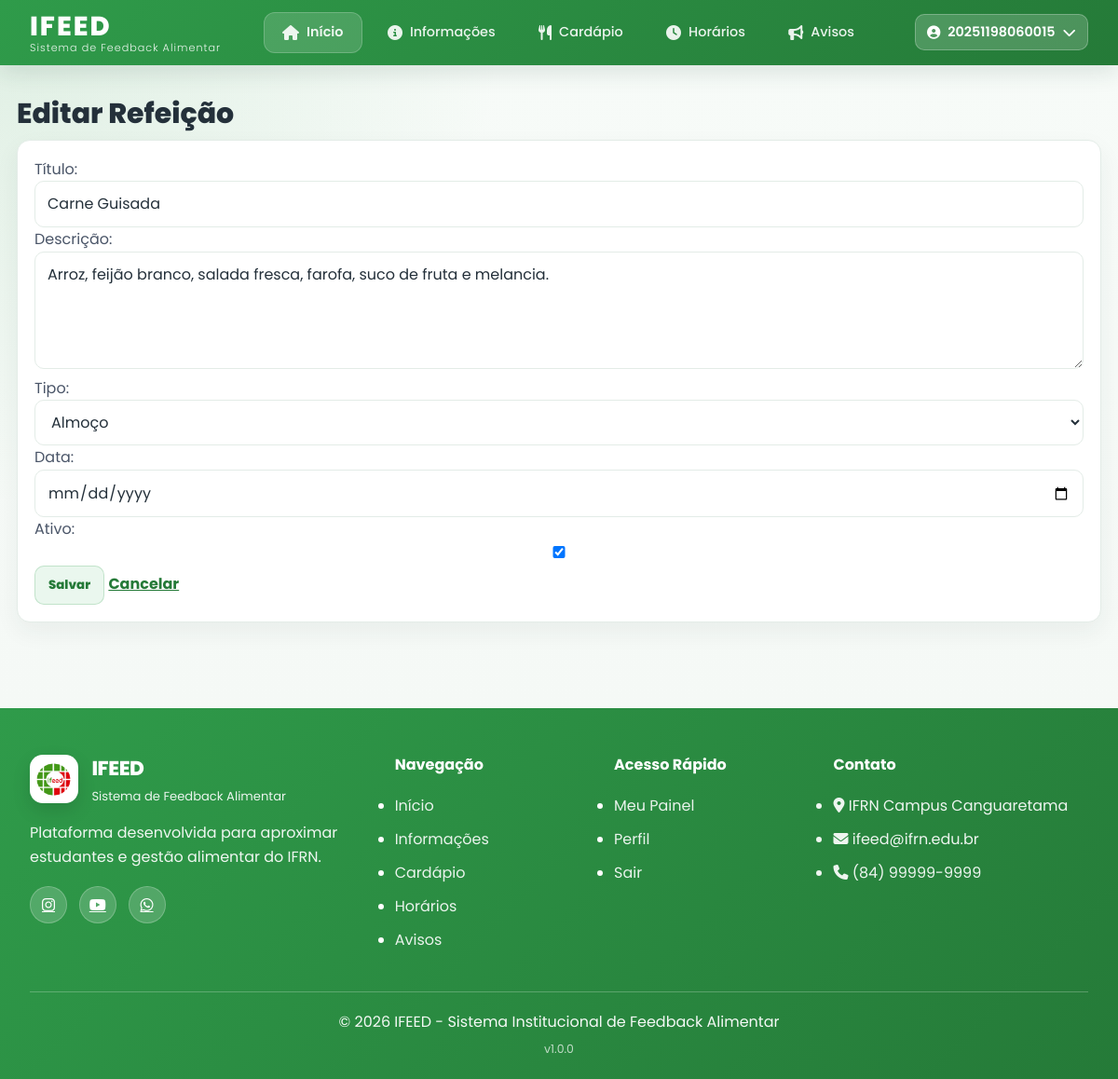
Screenshot of /admin-ifeed/refeicoes/702/editar/ (signed in) with the database file from the repository.
### core/models.py (models this page shows, shortened)
class Usuario(AbstractUser):
    TIPO_CHOICES = [
        ('ALUNO', 'Aluno'),
        ('ADMIN', 'Administrador'),
    ]
    matricula = models.CharField('Matrícula', max_length=20, primary_key=True)
    nome_completo = models.CharField('Nome Completo', max_length=150)
    curso = models.CharField('Curso', max_length=100)
    turma = models.CharField('Turma', max_length=50)
    tipo_usuario = models.CharField('Tipo de Usuário', max_length=10, choices=TIPO_CHOICES, default='ALUNO')
    groups = models.ManyToManyField(
        'auth.Group',
        blank=True,
        related_name='usuario_set_custom'
    )
    user_permissions = models.ManyToManyField(
        'auth.Permission',
        blank=True,
        related_name='usuario_permissions_set_custom'
    )
    USERNAME_FIELD = 'matricula'
    REQUIRED_FIELDS = ['nome_completo', 'email']
    class Meta:
        verbose_name = 'Usuário'
        verbose_name_plural = 'Usuários'
        ordering = ['nome_completo']
    @property
    def is_admin_ifeed(self):
        return self.tipo_usuario == 'ADMIN' or self.is_staff or self.is_superuser

class Refeicao(models.Model):
    TIPO_CHOICES = [
        ('CAFE', 'Café da Manhã'),
        ('ALMOCO', 'Almoço'),
        ('LANCHE', 'Lanche da Tarde'),
        ('JANTAR', 'Jantar'),
        ('CEIA', 'Ceia'),
    ]
    titulo = models.CharField('Título', max_length=160)
    descricao = models.TextField('Descrição')
    tipo = models.CharField('Tipo', max_length=20, choices=TIPO_CHOICES)
    data = models.DateField('Data')
    ativo = models.BooleanField('Ativo', default=True)
    criado_em = models.DateTimeField('Criado em', auto_now_add=True)
    atualizado_em = models.DateTimeField('Atualizado em', auto_now=True)
    class Meta:
        verbose_name = 'Refeição'
        verbose_name_plural = 'Refeições'
        ordering = ['data', 'tipo', 'titulo']

### core/views.py (the view)
    @login_required
    def wrapper(request, *args, **kwargs):
        if not usuario_e_admin(request.user):
            messages.error(request, 'Você não tem permissão para acessar essa página.')
            return redirect('aluno')
        return view_func(request, *args, **kwargs)

### core/forms.py
class RefeicaoForm(forms.ModelForm):
    class Meta:
        model = Refeicao
        fields = ['titulo', 'descricao', 'tipo', 'data', 'ativo']
        widgets = {
            'data': forms.DateInput(attrs={'type': 'date'}),
            'descricao': forms.Textarea(attrs={'rows': 4}),
        }

### core/views.py (called while the page is built)
def usuario_e_admin(usuario):
    return (
        usuario.is_authenticated
        and (usuario.tipo_usuario == 'ADMIN' or usuario.is_staff or usuario.is_superuser)
    )

def admin_required(view_func):
    @login_required
    def wrapper(request, *args, **kwargs):
        if not usuario_e_admin(request.user):
            messages.error(request, 'Você não tem permissão para acessar essa página.')
            return redirect('aluno')
        return view_func(request, *args, **kwargs)
    return wrapper

@admin_required
def refeicao_form_view(request, pk=None):
    refeicao = get_object_or_404(Refeicao, pk=pk) if pk else None
    form = RefeicaoForm(request.POST or None, instance=refeicao)
    if request.method == 'POST' and form.is_valid():
        form.save()
        messages.success(request, 'Refeição salva com sucesso!')
        return redirect('refeicao_list')
    return render(request, 'form_refeicao.html', {'form': form, 'refeicao': refeicao})

### templates/form_refeicao.html (shortened to what this page needs)
{% extends 'base.html' %}
{% load static %}
{% block extra_css %}
    <link rel="stylesheet" href="{% static 'estilos/admin.css' %}">
{% endblock %}
{% block content %}
<main class="admin-main">
    <h1>{% if refeicao %}Editar Refeição{% else %}Nova Refeição{% endif %}</h1>
    <form method="post" class="feedback-card">
        {{ form.as_p }}
        <button type="submit" class="btn-secondary">Salvar</button>
        <a href="{% url 'refeicao_list' %}">Cancelar</a>
    </form>
</main>
{% endblock %}

### templates/base.html (shortened to what this page needs)
{% load static %}
<!DOCTYPE html>
<html lang="pt-br">
<head>
    <link rel="stylesheet" href="{% static 'estilos/base.css' %}">
    {% block extra_css %}{% endblock %}
    <link rel="stylesheet" href="https://cdnjs.cloudflare.com/ajax/libs/font-awesome/6.5.0/css/all.min.css">
</head>
<body>
    <header class="header">
        <div class="header-container">
            <div class="logo">
                <a href="{% url 'index' %}">
                    <div class="logo-text">
                        <span class="logo-title">IFEED</span>
                        <span class="logo-subtitle">Sistema de Feedback Alimentar</span>
                    </div>
                </a>
            </div>
            <nav class="nav-menu" aria-label="Navegação principal">
                <ul class="nav-list">
                    <li class="nav-item">
                        <a href="{% url 'index' %}" class="nav-link {% if request.path == '/' %}active{% endif %}">
                            <i class="fas fa-home"></i>
                            <span>Início</span>
                        </a>
                    </li>
                    <li class="nav-item">
                        <a href="{% url 'index' %}#informacoes" class="nav-link">
                            <i class="fas fa-info-circle"></i>
                            <span>Informações</span>
                        </a>
                    </li>
                    <li class="nav-item">
                        <a href="{% url 'index' %}#cardapio-semana" class="nav-link">
                            <i class="fas fa-utensils"></i>
                            <span>Cardápio</span>
                        </a>
                    </li>
                    <li class="nav-item">
                        <a href="{% url 'horarios' %}" class="nav-link {% if request.path == '/horarios/' %}active{% endif %}">
                            <i class="fas fa-clock"></i>
                            <span>Horários</span>
                        </a>
                    </li>
                    <li class="nav-item">
                        <a href="{% url 'index' %}#avisos" class="nav-link">
                            <i class="fas fa-bullhorn"></i>
                            <span>Avisos</span>
                        </a>
                    </li>
                </ul>
            </nav>
            <div class="header-actions">
                {% if user.is_authenticated %}
                    <div class="user-menu">
                        <button class="user-avatar" id="userMenuBtn">
                            <i class="fas fa-user-circle"></i>
                            <span class="user-name">{{ user.username }}</span>
                            <i class="fas fa-chevron-down"></i>
                        </button>
                    </div>
                {% endif %}
            </div>
        </div>
    </header>
    <div class="main-content">
    {% block content %}
    {% endblock %}
</div>
    <footer class="footer">
        <div class="footer-container">
            <div class="footer-grid">
                <div class="footer-column">
                    <div class="footer-logo">
                        <img src="{% static 'img/logomenorsf.png' %}" alt="IFEED">
                        <div>
                            <h3>IFEED</h3>
                            <p>Sistema de Feedback Alimentar</p>
                        </div>
                    </div>
                    <p class="footer-description">
                        Plataforma desenvolvida para aproximar estudantes e gestão alimentar do IFRN.
                    </p>
                    <div class="footer-social">
                        <a href="#"><i class="fab fa-instagram"></i></a>
                        <a href="#"><i class="fab fa-youtube"></i></a>
                        <a href="#"><i class="fab fa-whatsapp"></i></a>
                    </div>
                </div>
                <div class="footer-column">
                    <h4>Navegação</h4>
                    <ul>
                        <li><a href="{% url 'index' %}">Início</a></li>
                        <li><a href="{% url 'index' %}#informacoes">Informações</a></li>
                        <li><a href="{% url 'index' %}#cardapio-semana">Cardápio</a></li>
                        <li><a href="{% url 'horarios' %}">Horários</a></li>
                        <li><a href="{% url 'index' %}#avisos">Avisos</a></li>
                    </ul>
                </div>
                <div class="footer-column">
                    <h4>Acesso Rápido</h4>
                    <ul>
                        {% if user.is_authenticated %}
                            <li><a href="{% url 'aluno' %}">Meu Painel</a></li>
                            <li><a href="{% url 'perfil' %}">Perfil</a></li>
                            <li><a href="{% url 'logout' %}">Sair</a></li>
                        {% else %}
                            <li><a href="{% url 'login' %}">Entrar</a></li>
                            <li><a href="{% url 'cadastro' %}">Cadastrar</a></li>
                        {% endif %}
                    </ul>
                </div>
                <div class="footer-column">
                    <h4>Contato</h4>
                    <ul class="contact-list">
                        <li><i class="fas fa-map-marker-alt"></i> IFRN Campus Canguaretama</li>
                        <li><i class="fas fa-envelope"></i> ifeed@ifrn.edu.br</li>
                        <li><i class="fas fa-phone"></i> (84) 99999-9999</li>
                    </ul>
                </div>
            </div>
            <div class="footer-bottom">
                <p>© 2026 IFEED - Sistema Institucional de Feedback Alimentar</p>
                <p class="footer-version">v1.0.0</p>
            </div>
        </div>
    </footer>
</body>
</html>

### static/estilos/admin.css (style rules this page uses)
:root { --green: #2f855a; --green-dark: #1c4532; --green-soft: #f0f5f1; --blue: #2563eb; --red: #dc2626; --yellow: #f59e0b; --card-bg: #ffffff; --page-bg: #f4f8f5; --text: #1e3a1e; --muted-text: #4a5568; --border: #e3ece7; --shadow: 0 4px 6px -1px rgba(0, 0, 0, 0.05), 0 2px 4px -1px rgba(0, 0, 0, 0.03); }
body { background: radial-gradient(circle at top left, rgba(47, 155, 74, 0.12), transparent 34rem), linear-gradient(180deg, #f7fbf8 0%, #f4f8f5 100%); }
.admin-main { max-width: 1220px; margin: 28px auto; padding: 0 18px 64px; }
.admin-main > h1 { color: var(--text); font-size: clamp(1.45rem, 2.5vw, 2.05rem); font-weight: 800; letter-spacing: -0.02em; margin-bottom: 4px; }
.search-box input, .filter-box select, .feedback-card input, .feedback-card select, .feedback-card textarea { width: 100%; border: 1px solid var(--border); border-radius: 10px; padding: 11px 13px; font: inherit; color: var(--text); background: #fff; transition: border-color 0.2s ease-in-out, box-shadow 0.2s ease-in-out; }
.feedback-card { background: var(--card-bg); border: 1px solid var(--border); border-radius: 12px; box-shadow: var(--shadow); padding: 22px; transition: transform 0.2s ease-in-out, box-shadow 0.2s ease-in-out, border-color 0.2s ease-in-out; }
.feedback-footer a, .pagination a, .admin-main a { color: var(--green-dark); font-weight: 700; }
.btn-secondary, .btn-danger, .btn-logout { display: inline-flex; align-items: center; justify-content: center; gap: 8px; border: 0; border-radius: 10px; padding: 10px 14px; font-weight: 800; text-decoration: none; cursor: pointer; font-family: inherit; transition: background-color 0.2s ease-in-out, color 0.2s ease-in-out, transform 0.2s ease-in-out; }
.btn-secondary { background: var(--green-soft); color: var(--green-dark); border: 1px solid rgba(47, 155, 74, 0.22); }
:root { --green: #2f9b4a; --green-dark: #257a38; --green-soft: #eaf7ee; --card-bg: #ffffff; --page-bg: #f4f8f5; --text: #24303a; --muted-text: #6b7780; --border: #e3ece7; --shadow: 0 14px 35px rgba(36, 48, 58, 0.08); }
.admin-main > h1 { color: var(--text); letter-spacing: 0; }
.feedback-card { border-radius: 14px; padding: 18px; box-shadow: 0 10px 26px rgba(36, 48, 58, 0.06); transition: transform 0.18s ease, box-shadow 0.18s ease, border-color 0.18s ease; }
.btn-secondary, .btn-danger, .btn-logout { transition: none; }

### rows the page displays
Usuario: username "20251198060015"
Refeicao: titulo "Carne Guisada", descricao "Arroz, feijão branco, salada fresca, farofa, suco de fruta e melancia.", tipo "Almoço", ativo "☑"
